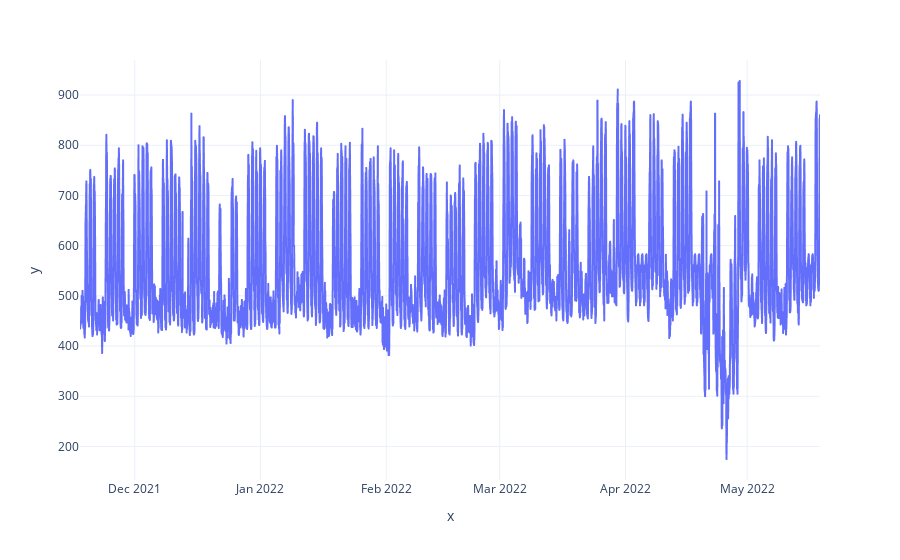

This figure's notebook cell:
### Code cell
df = load_data(path = os.path.join("data","load.xlsx"))
print(df.shape)
p = px.line(x = df.ds, y = df.y)
p.show()

### Figure 1 — Plotly figure (JSON) as saved in the notebook; plotly's stock layout.template omitted (floating-point values rounded to 4 significant figures; data arrays with more than 128 entries replaced by an {"elided": "..."} marker saying what was removed)
{"data": [{"hovertemplate": "x=%{x}<br>y=%{y}<extra></extra>", "legendgroup": "", "line": {"color": "#636efa", "dash": "solid"}, "marker": {"symbol": "circle"}, "mode": "lines", "name": "", "showlegend": false, "type": "scattergl", "x": {"elided": "4380 str values"}, "xaxis": "x", "y": {"elided": "4380 int values"}, "yaxis": "y"}], "layout": {"legend": {"tracegroupgap": 0}, "margin": {"t": 60}, "xaxis": {"anchor": "y", "domain": [0, 1], "title": {"text": "x"}}, "yaxis": {"anchor": "x", "domain": [0, 1], "title": {"text": "y"}}}}
